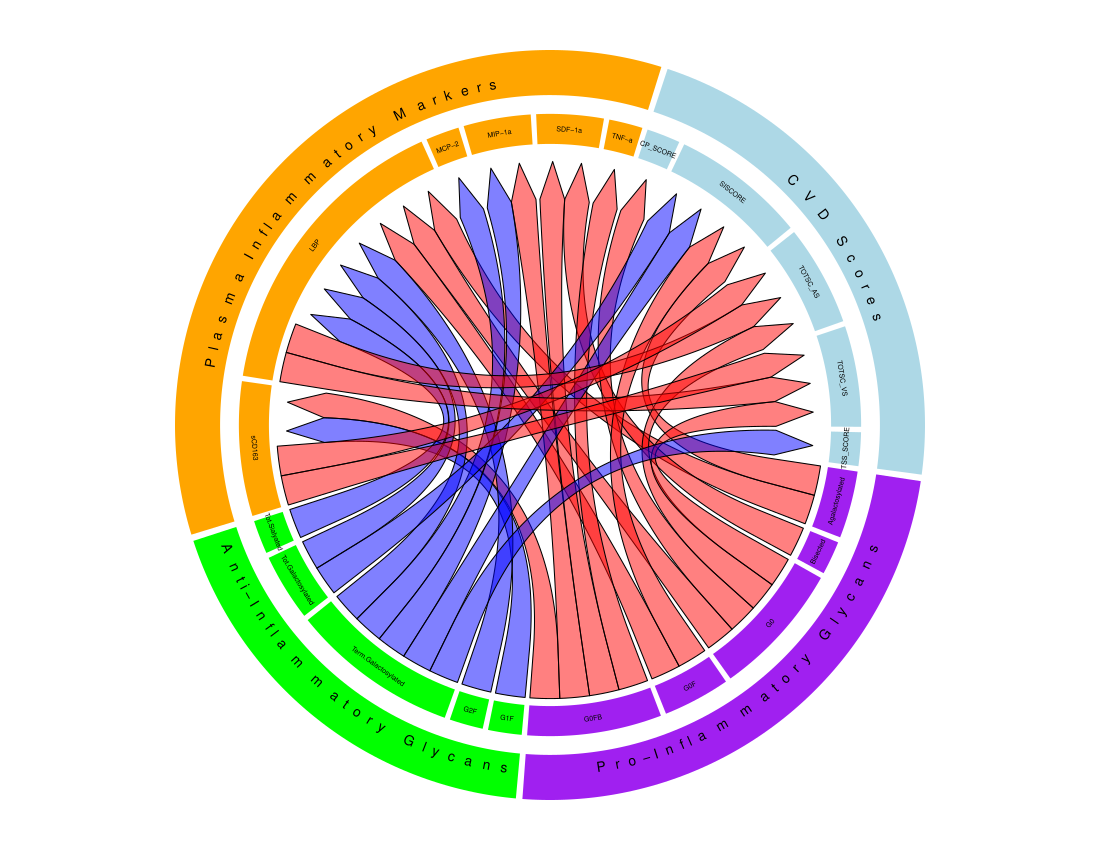

The R source for this figure:
Create Circos Plots

library(dplyr)
library(dbplyr)
library(circlize)
library(tidyverse)
library(ComplexHeatmap)

#import data and convert to matrix
#Shape Corr data
r = read.csv("IGG1.csv")
r1 = r[,1:3]
r1 = r1 %>% spread(key = To, value = R, fill = 0)
rownames(r1) = r1$From
r1 = r1[,2:11]
mat = data.matrix(r1)

#Shape significance data (secondardy table for second track)
r2 = r[,c("From","To","P")]
r2 = r2 %>% spread(key = To, value = P, fill = 0)
rownames(r2) = r2$From
r2 = r2[,2:11]
matP = data.matrix(r2)

# Order elements in inner circle
col.order = c("sCD163","LBP","MCP-2","MIP-1a","SDF-1a", "TNF-a","CP_SCORE","SISCORE" ,
              "TOTSC_AS", "TOTSC_VS")
row.order = c("Agalactosylated","Bisected","G0","G0F","G0FB","G1F","G2F","LBP","sCD163",                  "Term.Galactosylated","Tot.Galactosylated","Tot.Sialyated"  )
mat = mat[row.order, col.order]

#convert matrix into vectored data.frame and set directional relations for arrows
df = data.frame(from = rep(rownames(mat), times = ncol(mat)),
                to = rep(colnames(mat), each = nrow(mat)),
                value = as.vector(mat),
                stringsAsFactors = FALSE)

#filter NA..if zeros are present after compile, replace with filter(value != 0)
df1 <- df %>% filter(!is.na(value))

#set elements color codes
grid.col = c("Agalactosylated"="grey","Bisected"="grey","G0"="grey","G0F"="grey",               "G0FB"="grey","G1F"="grey","G2F"="grey","sCD163"="grey",
             "Term.Galactosylated"="grey",  "Tot.Galactosylated"="grey",
             "Tot.Sialyated"="grey","CP_SCORE"="grey","CP_SCORE"="grey", "MCP-2"="grey",
             "MIP-1a"="grey",   "sCD163"="grey",   "SDF-1a"="grey", "SISCORE"="grey",
             "TNF-a"="grey","TOTSC_AS"="grey", "TOTSC_VS"="grey", "LBP"="grey",
             "MCP-2"="grey",    "MIP-1a"="grey",     "SDF-1a"="grey",
             "SISCORE"="grey",  "TNF-a"="grey",    "TOTSC_AS"="grey", "TOTSC_VS" ="grey"  )

#draw plot and customize
col_text = c("orange", "orange", "orange","orange","orange","orange","light blue",
"light blue","light blue","light blue","green","red","green","green", "red")

#Initialize circos plot and set as data frame for annotation
circos.par(start.degree = 197,canvas.ylim = c(-1.0,1.0))
cdm_res = chordDiagram(df1,order = c(colnames(mat), rownames(mat)),
             col = ifelse(df1$value > 0, "red", "blue"),
             directional = 1, direction.type = c("diffHeight", "arrows"),
             link.arr.length = 0.1,symmetric = T,
             link.arr.type = "big.arrow", diffHeight = -uh(1, "mm"),
             scale = F,grid.col = grid.col ,annotationTrack = c("grid", "axis"),
             preAllocateTracks = list(track.height = uh(3, "mm"),
                                      track.margin = c(uh(3, "mm"), 0)))
head(cdm_res)

#plot circos
circos.clear()
circos.par(start.degree = 200)
chordDiagram(df1,order = c(colnames(mat), rownames(mat)),
             col = ifelse(df1$value > 0, "red", "blue"),
             directional = 1, direction.type = c("diffHeight", "arrows"),
             link.arr.length = 0.1,symmetric = T,
             link.arr.type = "big.arrow", diffHeight = -uh(1, "mm"),
             scale = F,grid.col = grid.col ,annotationTrack = c("grid"),
             preAllocateTracks = list(track.height = uh(1, "mm"),
                                      track.margin = c(uh(1, "mm"), 0)))

#For loop that expands label range to fit
for (i in get.all.sector.index()) {
  circos.axis(h = "top", labels.cex = 0.3, sector.index = i, track.index = 2) }

#add labels for element track

circos.trackPlotRegion(track.index = 2, panel.fun = function(x, y) {
  sector.index = get.cell.meta.data("sector.index")
  xlim = get.cell.meta.data("xlim")
  ylim = get.cell.meta.data("ylim")
  circos.text(mean(xlim), mean(ylim), sector.index, cex = 0.5, niceFacing = TRUE)
}, bg.border = NA, track.height = uh(5,"mm"))

#set y-coordinates
ylim = get.cell.meta.data("ylim", sector.index = rownames(mat)[1], track.index = 1)
y1 = ylim[1] + (ylim[2] - ylim[1])*0.4
y2 = ylim[2]
abs_max = quantile(abs(c(matP) - 0.5), 0.95, na.rm = TRUE)

#creates categorical highlights(outter most track)
highlight.sector(c("Agalactosylated","Bisected","G0","G0F","G0FB"),
                 track.index = 1, col = "purple",facing = "bending.inside",
                 text = "Pro-Inflammatory Glycans", cex = 0.8,
                 padding = c(0, 0, 1.5, 0),
                 text.col = "black", niceFacing = TRUE)
highlight.sector(c("sCD163","LBP","MCP-2","MIP-1a","SDF-1a", "TNF-a"),
                  track.index = 1, col = "orange",
                 text = "Plasma Inflammatory Markers", cex = 0.8,
                 padding = c(0, 0, 1.5, 0),facing = "bending.inside",
                 text.col = "black", niceFacing = TRUE)
highlight.sector(c("Term.Galactosylated","Tot.Galactosylated","Tot.Sialyated","G1F","G2F"), track.index = 1, col = "green",
                 padding = c(0, 0, 1.5, 0),facing = "bending.inside",
                 text = "Anti-Inflammatory Glycans", cex = 0.8,
                 text.col = "black", niceFacing = TRUE)
highlight.sector(c("CP_SCORE","SISCORE" ,
                   "TOTSC_AS", "TOTSC_VS" ),
                 track.index = 1, col = "light blue",
                 padding = c(0, 0, 1.5, 0),facing = "bending.inside",
                 text = "CVD Scores", cex = 0.8,
                 text.col = "black", niceFacing = TRUE)

# set color pallete/gamut for significance meter
col_fun = colorRamp2(c(0.5 - abs_max, 0.5, 0.5 + abs_max),
                     c("red", "white", "blue"))

# annotates second dataframe data to categories and elements
for (i in seq_len(nrow(cdm_res))) {
  if (cdm_res$value1[i] != 0) {

    #annotates row data from cdm_res
    circos.rect(cdm_res[i, "x1"], y1, cdm_res[i, "x1"] - abs(cdm_res[i, "value1"]),
                y1 + (y2 - y1)*0.45,
                col = col_fun(matP[cdm_res$rn[i], cdm_res$cn[i]]),
                border = col_fun(matP[cdm_res$rn[i], cdm_res$cn[i]]),
                sector.index = cdm_res$rn[i], track.index = 1)

    #annotates column from cdm_res
    circos.rect(cdm_res[i, "x2"], y1, cdm_res[i, "x2"] - abs(cdm_res[i, "value1"]),
                y1 + (y2 - y1)*0.45,
                col = col_fun(matP[cdm_res$rn[i], cdm_res$cn[i]]),
                border = col_fun(matP[cdm_res$rn[i], cdm_res$cn[i]]),
                sector.index = cdm_res$cn[i], track.index = 1)
  }
}

#clear plot
circos.clear()
